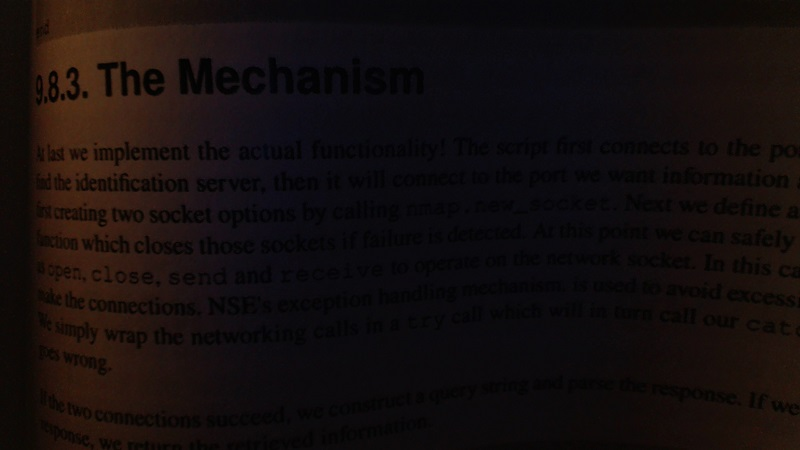
#> input picture sayfa.jpg, 800 x 450 px, given in place of the camera
$ python renkfiltreleme.py
#> lines starting #> are read from the running program, lines starting #| are printed output that depends on the picture; after the words box and inside, x2 and y2 are one past the last pixel; in counts of white or black regions, pixels touching at a corner belong together
import cv2
import numpy as np

kamera = cv2.VideoCapture(0)
while True:
    ret, frame = kamera.read()
#> frame is the input picture: shape (450, 800, 3); mean B, G, R 13.4, 13.6, 20.3
    hsv=cv2.cvtColor(frame,cv2.COLOR_BGR2HSV)
#> hsv: shape (450, 800, 3); mean H, S, V 81.2, 108.8, 21.8
    dk=np.array([150,30,30])
    uk=np.array([190,255,255])
    dm=np.array([0,0,0])
    um=np.array([0,255,190])
    mask=cv2.inRange(hsv,dk,uk)
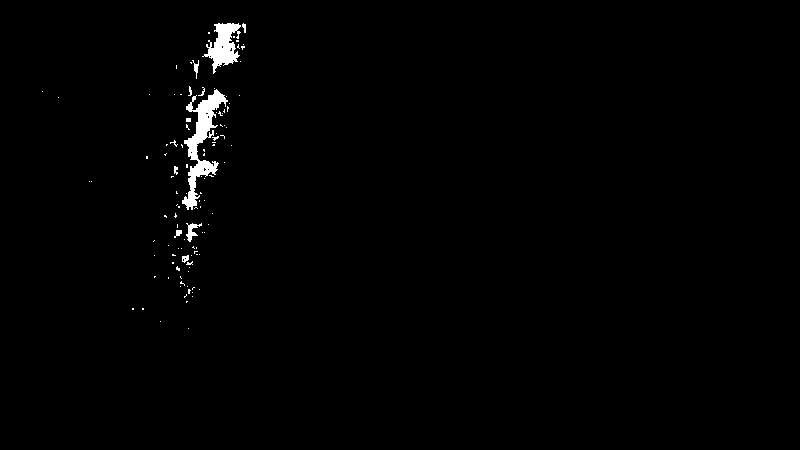
#> mask: shape (450, 800); 0.95% white; 110 white regions (99 under 20 px), largest, box (x1, y1, x2, y2) and area: (182, 89, 228, 210) 1736, (202, 23, 241, 74) 966, (186, 223, 202, 242) 127
    son=cv2.bitwise_and(frame,frame,mask=mask)
    mask2=cv2.inRange(hsv,dm,um)
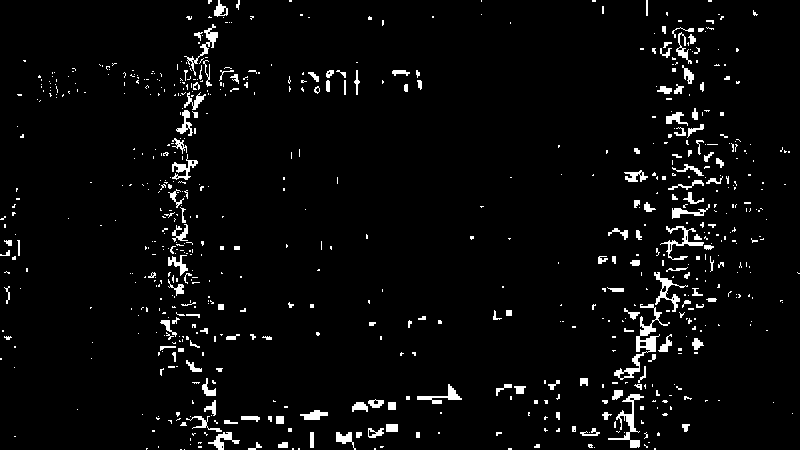
#> mask2: shape (450, 800); 3.8% white; 711 white regions (556 under 20 px), largest, box (x1, y1, x2, y2) and area: (614, 304, 670, 380) 743, (608, 394, 644, 448) 457, (660, 226, 704, 260) 336
    son2=cv2.bitwise_and(frame,frame,mask=mask2)
    cv2.imshow('orjinal',frame)
    cv2.imshow('son', son)
    if cv2.waitKey(25) & 0xFF==ord('q'):
#> (key q is pressed here)
        break
kamera.release()
cv2.destroyAllWindows()
